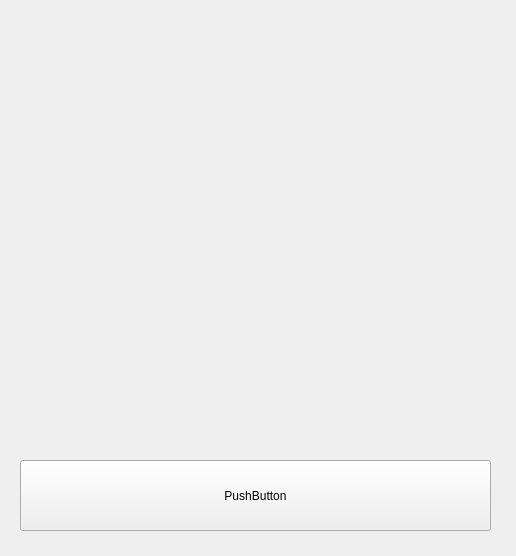
<?xml version="1.0" encoding="UTF-8"?>
<ui version="4.0">
 <class>Form</class>
 <widget class="QWidget" name="Form">
  <property name="geometry">
   <rect>
    <x>0</x>
    <y>0</y>
    <width>516</width>
    <height>556</height>
   </rect>
  </property>
  <property name="windowTitle">
   <string>Form</string>
  </property>
  <widget class="QPushButton" name="pushButton">
   <property name="geometry">
    <rect>
     <x>20</x>
     <y>460</y>
     <width>471</width>
     <height>71</height>
    </rect>
   </property>
   <property name="text">
    <string>PushButton</string>
   </property>
  </widget>
 </widget>
 <resources/>
 <connections/>
</ui>
